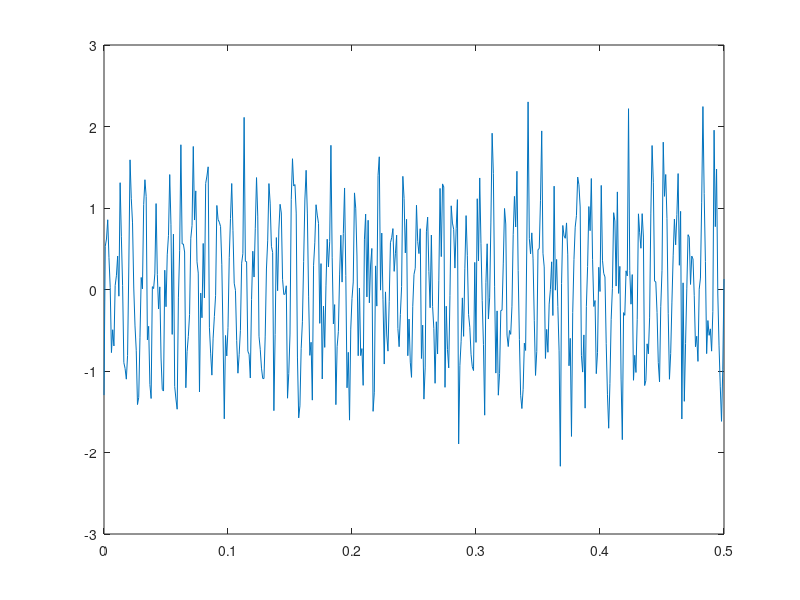

MATLAB code to generate this figure:
t = 0:0.001:0.5;
F = 100;
snr = 90;
onda_senoidal = sin(2*pi*F*t);
%plot(t,onda_senoidal)

con_ruido = onda_senoidal + 0.5*randn(size(t));

%con_ruido = my_awgn(onda_senoidal, snr)


vars = var(onda_senoidal);
varn = vars/(10^(snr/10));
plot(t,con_ruido)

%awgn
